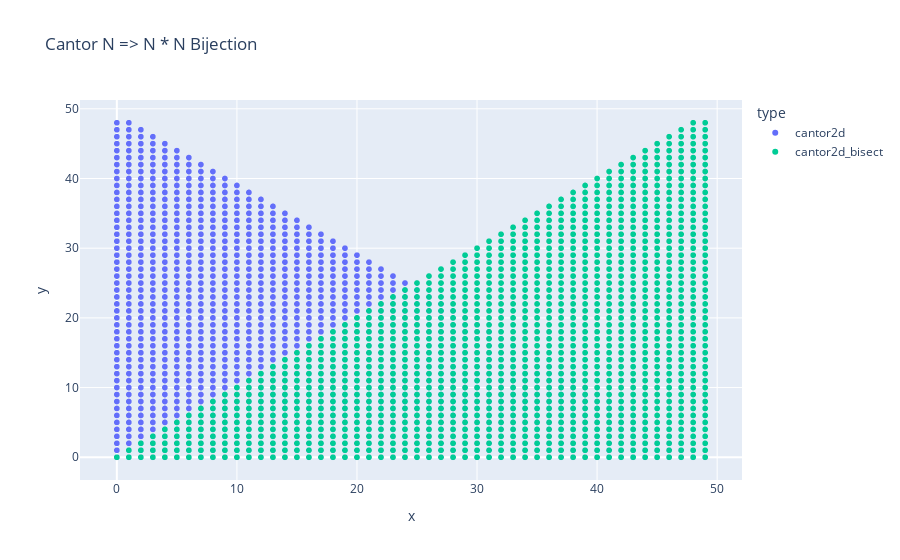

Notebook cell for this chart:
### Code cell
# returns the minimum k for which (k*(k+1))/2 >= n
# i.e., left bottom point of the diagonal n is in
def geq_gauss(n):
    lg = leq_gauss(n)
    return lg if gauss(lg) == n else lg+1

# Given a number, returns a 2D point that follows Cantor's 
# zigzag bijection between N and N*N. I don't do zigzag as
# it's more complicated, instead, I enumerate like this
# 1 2 4 7 ...
# 3 5 8 ...
# 6 9 ...
# 10 ...
def cantor2d(n):
    if n == 0:
        return [0,0]
    g = geq_gauss(n)
    gg = gauss(g)
    delta = gg-n # gg must be >= n
    return [delta, g-1-delta]

# Modified version that maps to the 2D subspace for which x>=y 
# 1 x ...
# 2 3 x ...
# 4 5 6 x ...
# 7 8 9 10 x ...
def cantor2d_bisect(n):
    if n == 0:
        return []
    
    g = geq_gauss(n)
    gg = gauss(g)
    return [g-1, g-gg+n-1]

def cantor2d_bisect_inverse(c):
    if c == []:
        return 0
    
    x, y = [a+1 for a in c] # add +1 to both coordinates
    gg = gauss(x)
    n = y-x+gg
    return n

# Unit test
assert(all([cantor2d_bisect_inverse(cantor2d_bisect(i))==i for i in range(0,1000)]))

# Plot
data = [cantor2d(i)+ ["cantor2d"] for i in range(0,gauss(50))]
data += [cantor2d_bisect(i)+ ["cantor2d_bisect"] for i in range(0,gauss(50))]
dff = pd.DataFrame(data, columns=['x', 'y', "type"]) 
fig = px.scatter(dff, x="x", y="y", title="Cantor N => N * N Bijection", color="type")
fig.show()

### Figure 1 — Plotly figure (JSON) as saved in the notebook; plotly's stock layout.template omitted (floating-point values rounded to 4 significant figures; data arrays with more than 128 entries replaced by an {"elided": "..."} marker saying what was removed)
{"data": [{"hovertemplate": "type=cantor2d<br>x=%{x}<br>y=%{y}<extra></extra>", "legendgroup": "cantor2d", "marker": {"color": "#636efa", "symbol": "circle"}, "mode": "markers", "name": "cantor2d", "showlegend": true, "type": "scattergl", "x": {"elided": "1275 int values"}, "xaxis": "x", "y": {"elided": "1275 int values"}, "yaxis": "y"}, {"hovertemplate": "type=cantor2d_bisect<br>x=%{x}<br>y=%{y}<extra></extra>", "legendgroup": "cantor2d_bisect", "marker": {"color": "#00cc96", "symbol": "circle"}, "mode": "markers", "name": "cantor2d_bisect", "showlegend": true, "type": "scattergl", "x": {"elided": "1274 int values"}, "xaxis": "x", "y": {"elided": "1274 int values"}, "yaxis": "y"}], "layout": {"legend": {"title": {"text": "type"}, "tracegroupgap": 0}, "title": {"text": "Cantor N => N * N Bijection"}, "xaxis": {"anchor": "y", "domain": [0, 1], "title": {"text": "x"}}, "yaxis": {"anchor": "x", "domain": [0, 1], "title": {"text": "y"}}}}
